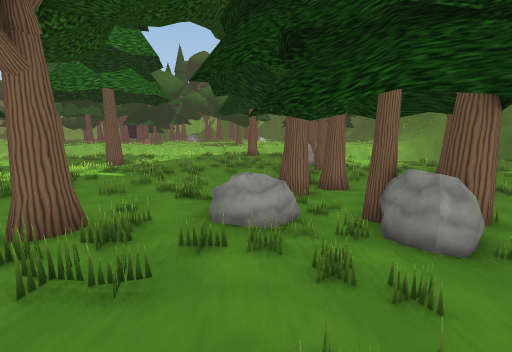
view 1 (above)

24 first-person views from a walk through a 3-D level made in the Unity game engine. The camera is 1.5 m above the floor, tilts 10° down and sees 90° across. Doors are open. The floor is counted in squares, 1 m on a side. Each view is taken from the middle of a square. On the plan, view 1 faces up. The plan holds only what a view shows up to about 13 squares ahead; the rest is blank. The place goes on beyond the plan. The player character is not drawn.

view 2
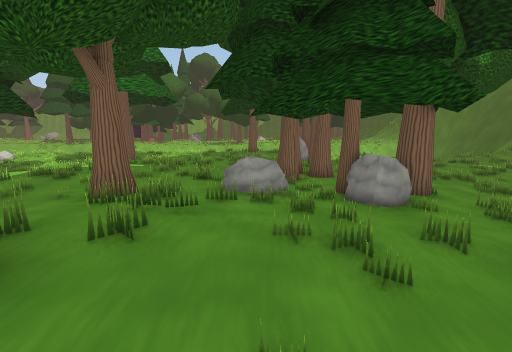

view 3
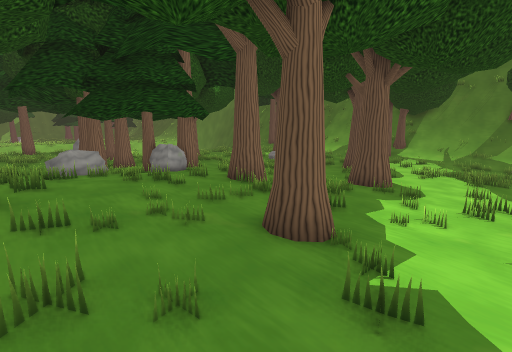

view 4
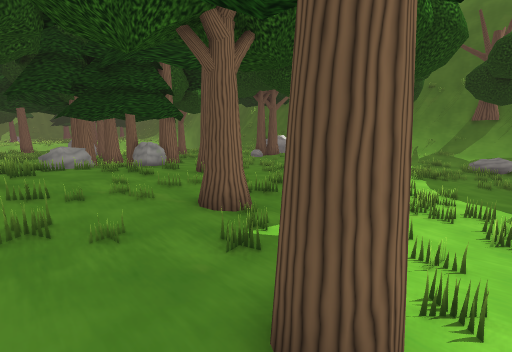

view 5
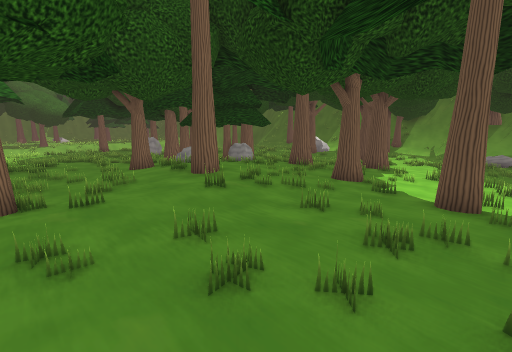

view 6
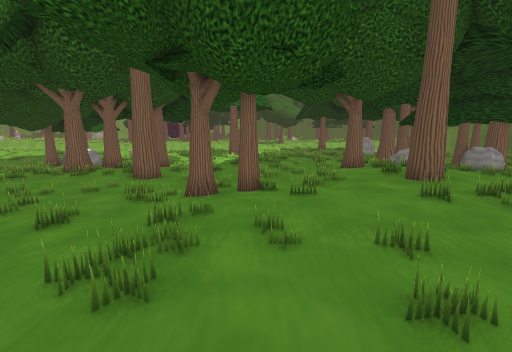

view 7
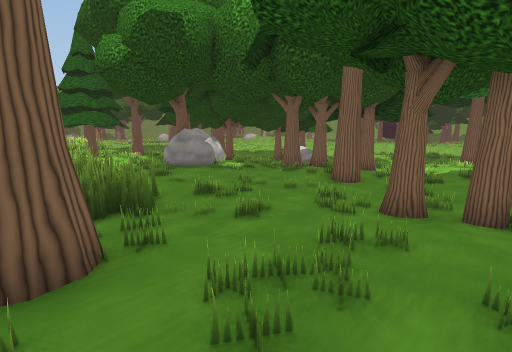

view 8
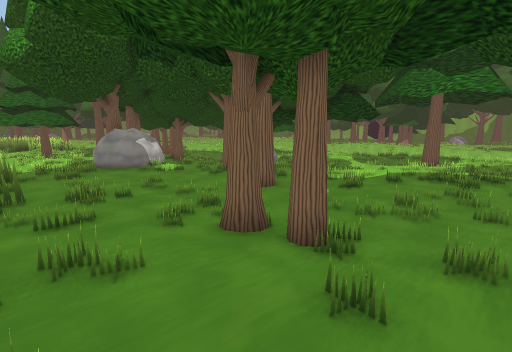

view 9
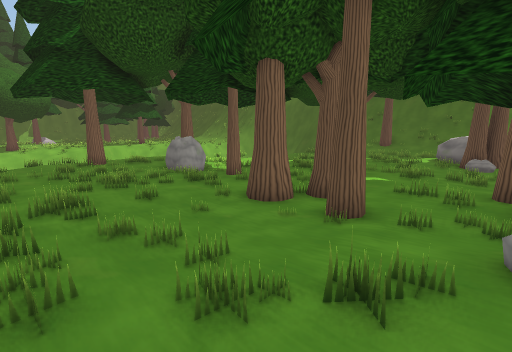

view 10
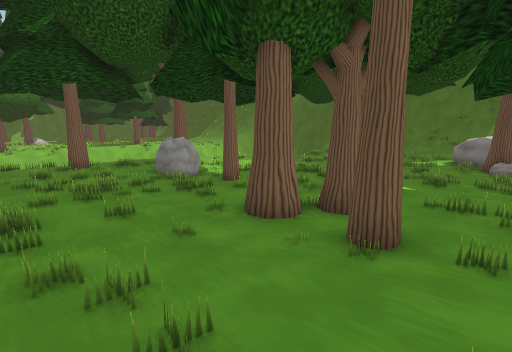

view 11
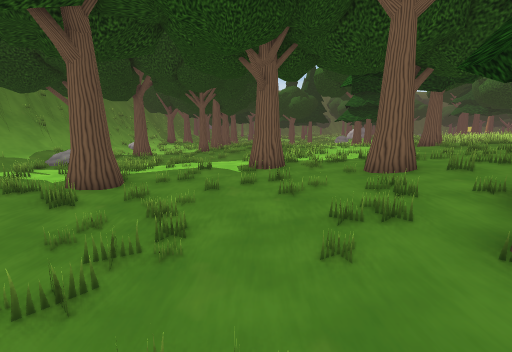

view 12
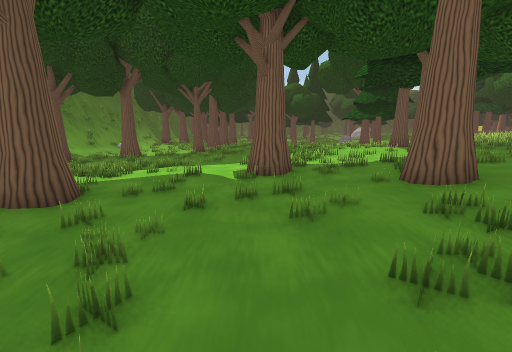

view 13
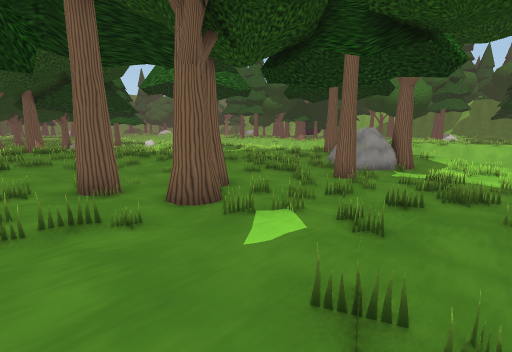

view 14
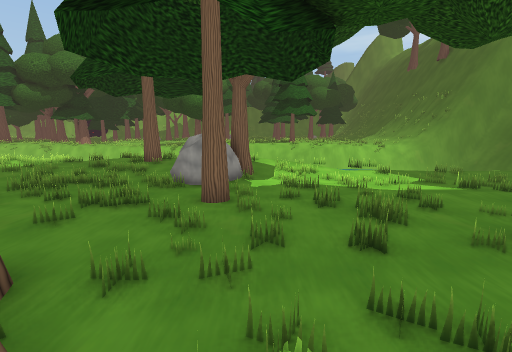

view 15
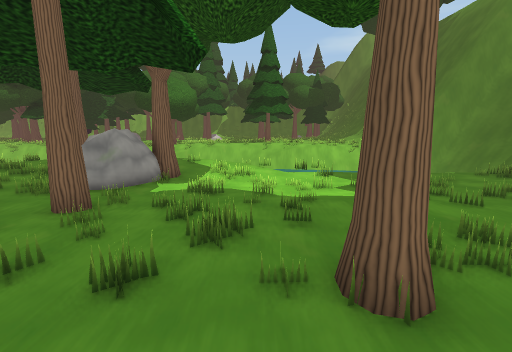

view 16
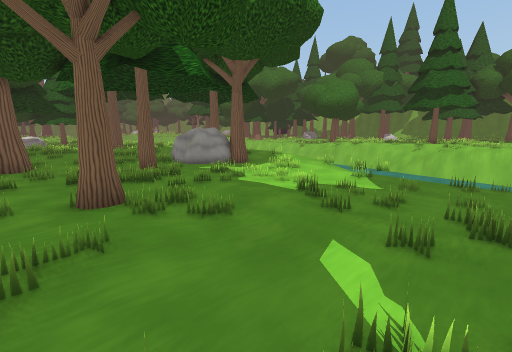

view 17
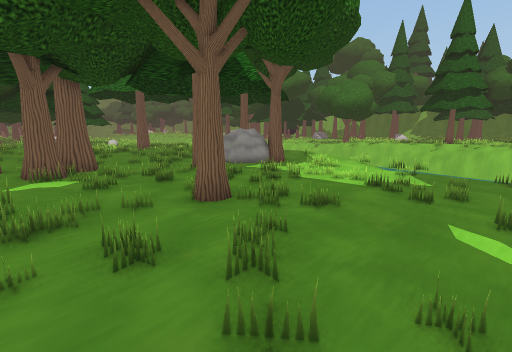

view 18
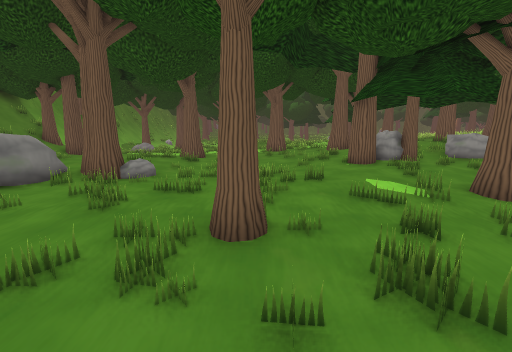

view 19
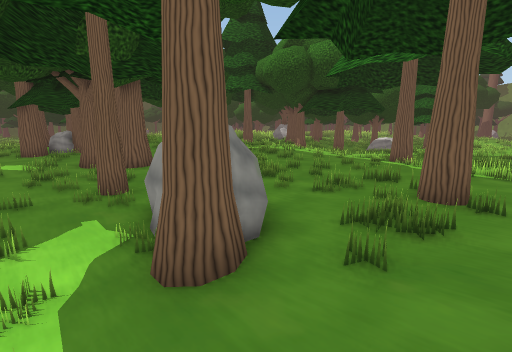

view 20
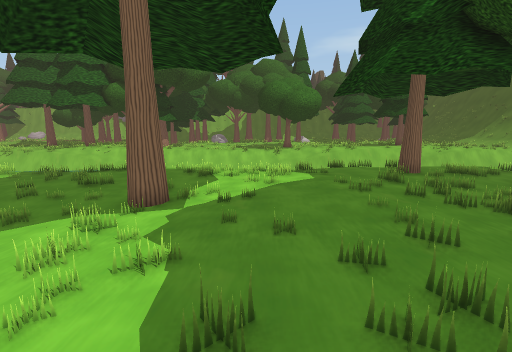

view 21
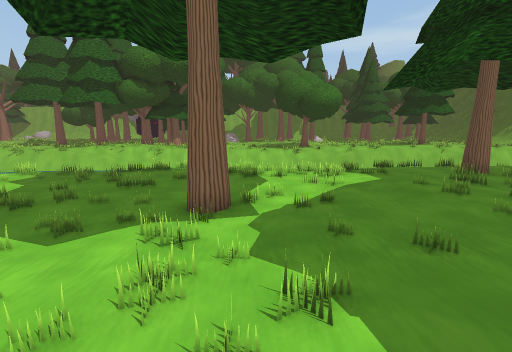

view 22
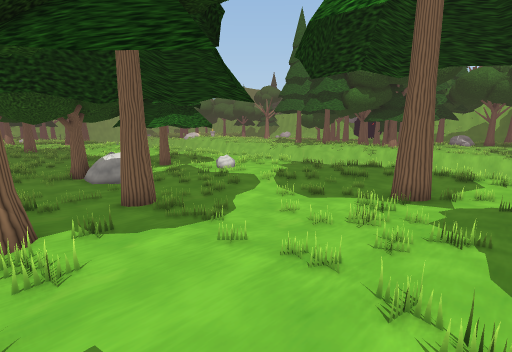

view 23
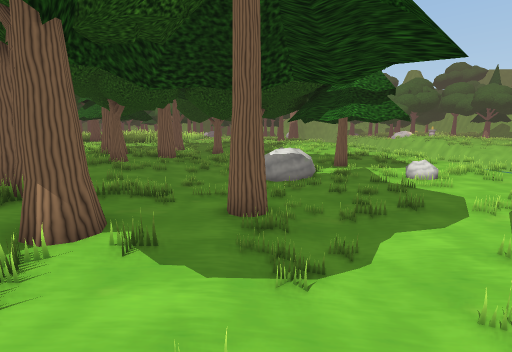

view 24
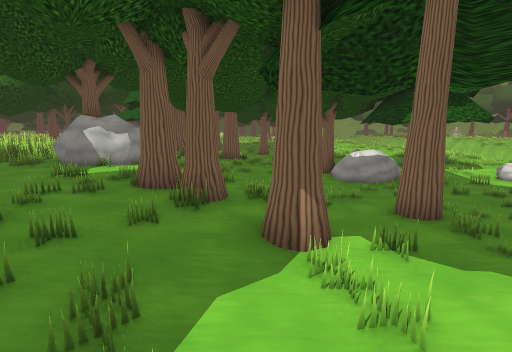

### Floor plan
Key: @ floor where view 1 was taken; # wall or solid block; x gap in a wall; . main floor; : floor 0.25 m higher than the main floor; - floor 0.25 m lower than the main floor; + floor 0.5 m higher than the main floor; _ floor 0.5 m lower than the main floor; * floor 0.75 m higher than the main floor; / step, stairs or slope; = window, fence, low wall or low ledge; v drop or lower ground; T thing the floor can be seen under or through; O other object.
Columns run from 23 left of view 1 to 15 right of it. Each row starts with its distance up from view 1.
 25         ==v    #===== x
 24 == ==--=-=.  ==#====##/#  =
 23  ---=-==.....##====..:::::::=..=v=#
 22  =------...#..##.=...:#O###..=---==  =v
 21  ==-----..#- -....:::#####=O-===--=--=-
 20 O------..##-  -...:::### .OOO-------=--
 19 --O---==##-- #-...:::.## OOO-----------
 18 --=-----=----#...:::==#=.OOO-#-=-=-----
 17 ---===----#---...::::====##--##...==-==
 16  ==----=-=#-##...::::===####......=..#=
 15  O_----#-----#..:::=:==.## O..#......=.
 14 OO/=--------.#x=::::=::..##...==.=.....
 13 OOO=_------...::=#=:=:=.=...=x=.O#...==
 12 OO___--O#...:::::===::...O==..=.O.:...
 11 =___----....:::=+++==:...O##=.....:=...
 10 -___--...##.::+=+++=:=....OO=::..====..
  9 ------T TO#=::++==++/=:.OO..::#==# ...=
  8 - -/-.TTOO..:/+==+++=:::O#::::..=   =OO
  7 ....=.OO####=:=++++=+#+::::#::..=#== OO
  6 :##.. OO####:::+=++++++O::##O:...=--..O
  5 O#=::OO::##::#++=++++++OO:OO#:...=--.=
  4     :=:#+#:::::=#++OO#=O+#O#:#..==--.==
  3  OO::=:#++O::::==++*###=++++::....--..=
  2  OO#:=::++:::::#++#**##**+#+::....===.
  1  OOO+:::++::::#+++ *##**#*=#:::....O#=.
  0  OOO:::#:::#:++#+#**O#*@*+=#::==...OO..
 -1   O=+::::=+++OOO****##**++#=:::.......=
 -2  ==+=+:===++++**#****#**++=#=:O#.=....
 -3  ++++++:==+=*=*******x*+OO==::##....==
 -4 #########:++*==******+++OO:::==.....===
 -5        ###+=*=#**=*=*++##::::=.....====
 -6         ##+#*=*******++x::=:==. ...=--=
 -7            ##==****=#+#####:=....----_=
 -8                * ==##++##::===..----==#

Positions as (right, up) in squares from view 1, and headings:
1: (0, 0), facing up
2: (0, -2), facing up
3: (-2, -6), facing up-right
4: (-2, -8), facing up-right
5: (-8, -8), facing up-right
6: (-8, -8), facing up
7: (-8, -7), facing up-left
8: (-6, -4), facing up-left
9: (-4, 6), facing up-right
10: (-3, 7), facing up-right
11: (8, 8), facing down
12: (8, 6), facing down
13: (8, 7), facing up-left
14: (5, 9), facing up
15: (8, 10), facing up
16: (15, 11), facing up-left
17: (14, 9), facing up-left
18: (9, 16), facing down
19: (6, 23), facing down-left
20: (-7, 11), facing up
21: (-9, 12), facing up
22: (-8, 9), facing up-left
23: (-10, 12), facing left
24: (-10, 8), facing left
